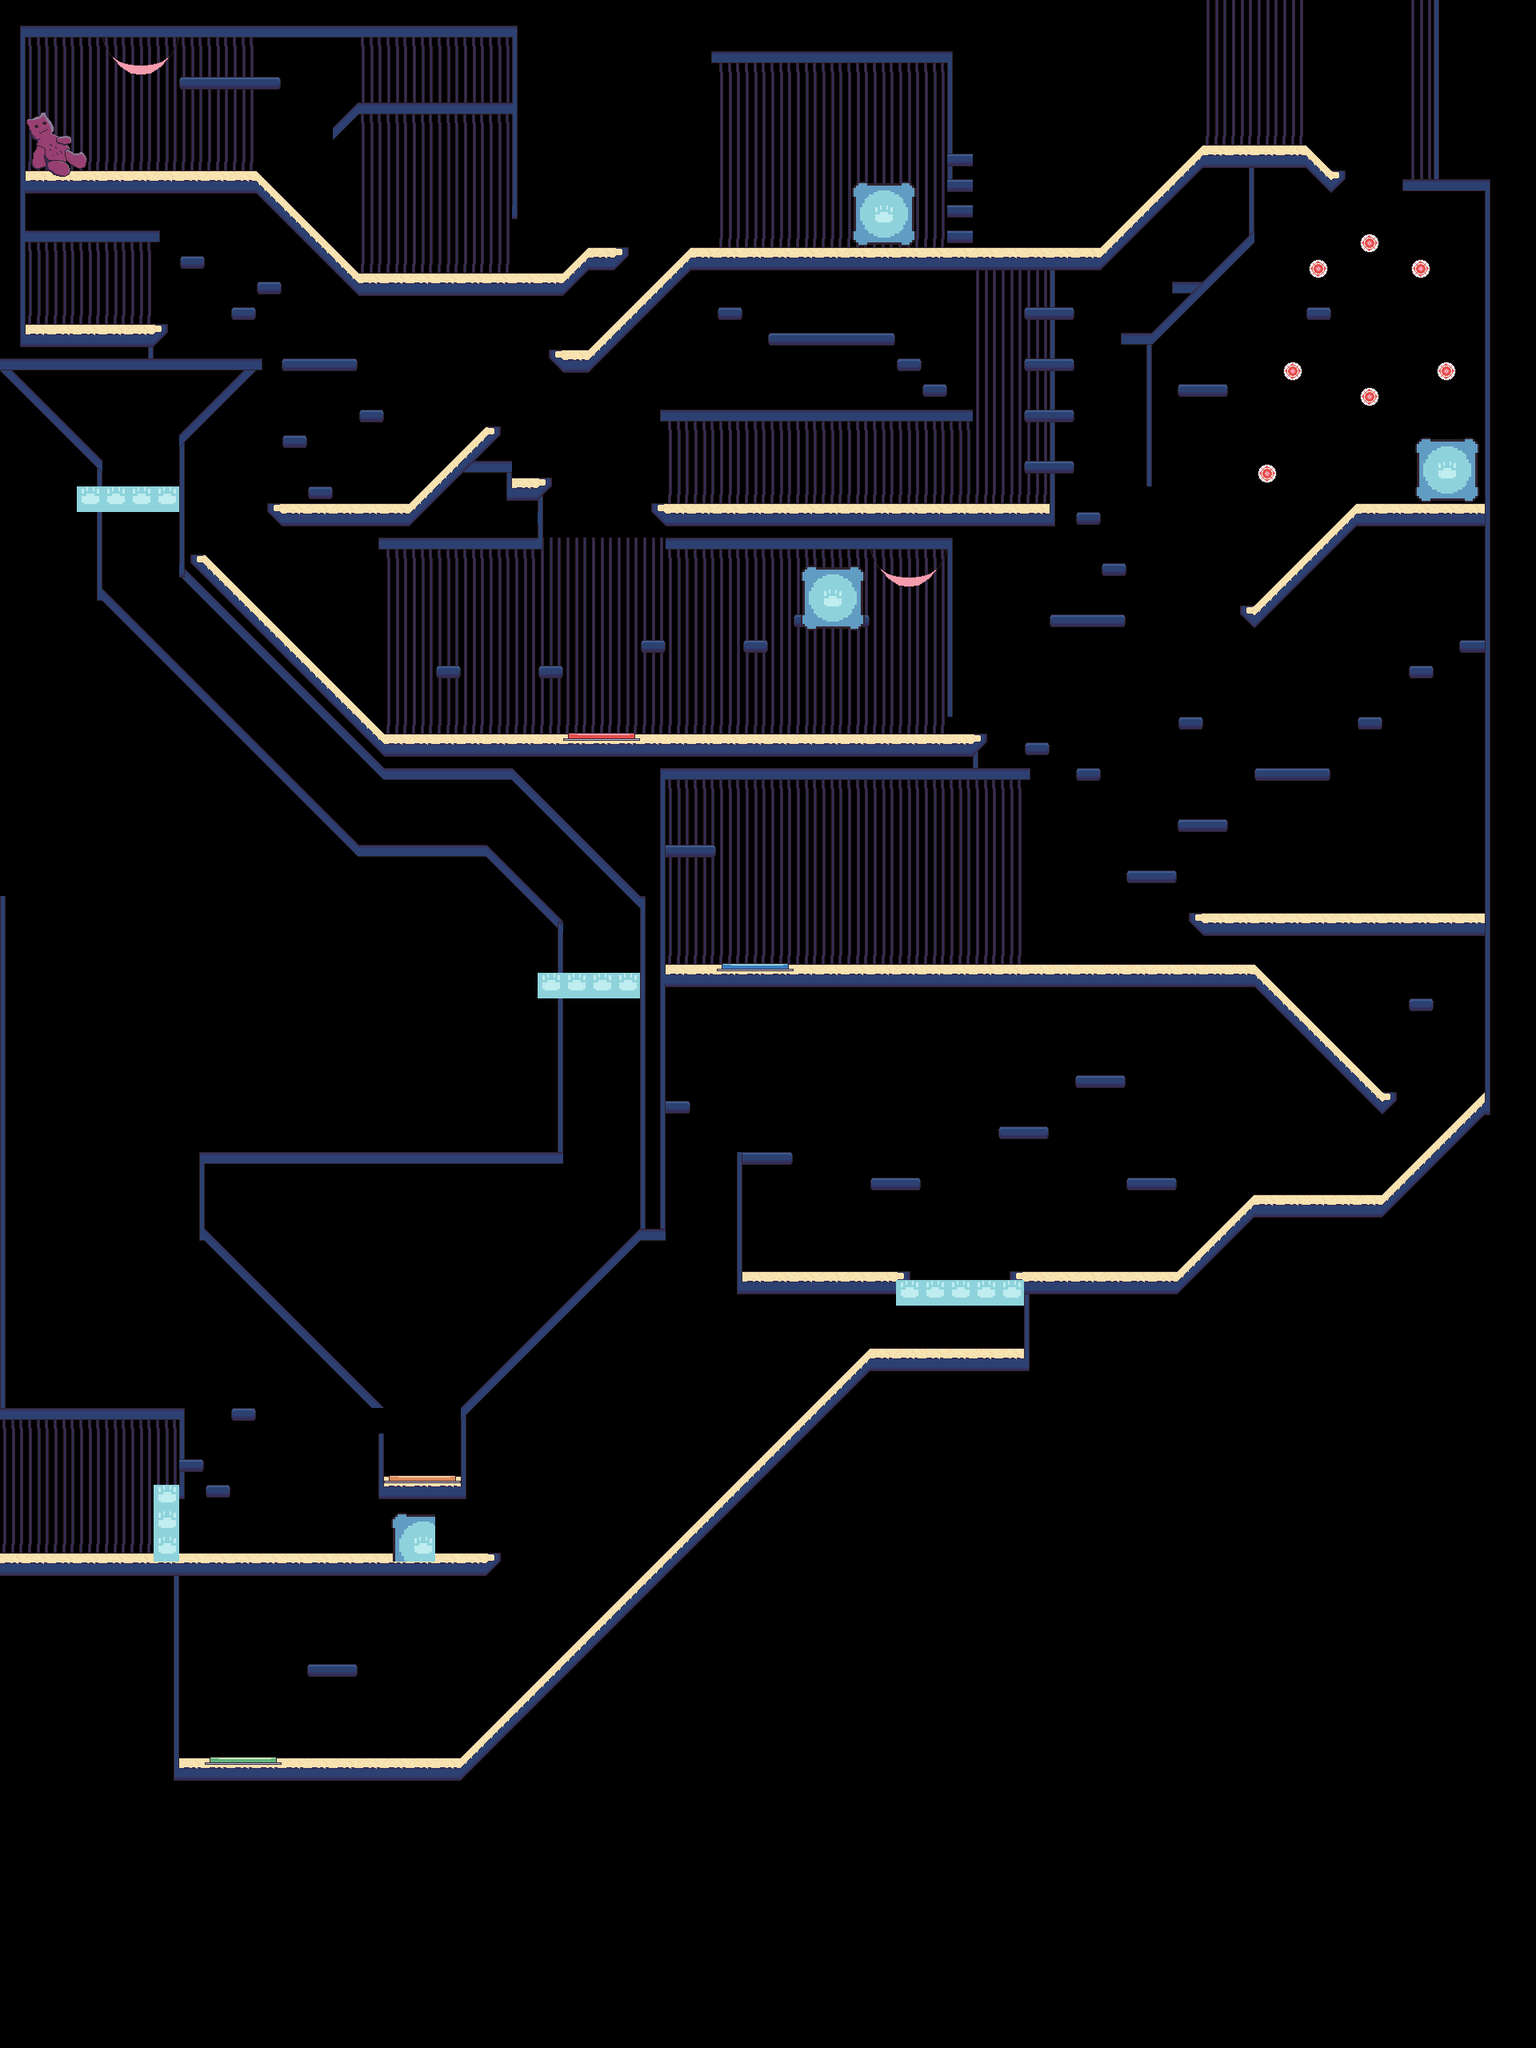

A level layout from a 2D game, rendered from its tile map. Below: a short description, then the map file with tile-grid data replaced by summaries:
An orthogonal 60x80 tile map with 32x32 px tiles, 5 tile layers (Tile Layer 1, Item layer, Tile Layer 2, drawing, ...) and 69 objects (22x food).

<map version="1.8" tiledversion="1.8.5" orientation="orthogonal" renderorder="right-down" width="60" height="80" tilewidth="32" tileheight="32" infinite="0" nextlayerid="13" nextobjectid="63">
 <tileset firstgid="1" name="tileset" tilewidth="32" tileheight="32" tilecount="100" columns="10">
  <image source="tileset.png" width="320" height="320" />
  <tile id="0">
   <properties>
    <property name="collides" type="bool" value="true" />
   </properties>
   <objectgroup draworder="index">
    <object id="2" x="0" y="32">
     <polygon points="0,0 0,-5 5.9375,-5 5.9375,-11.9375 31.875,-11.875 32,0" />
    </object>
   </objectgroup>
  </tile>
  <tile id="1">
   <properties>
    <property name="collides" type="bool" value="true" />
   </properties>
  </tile>
  <tile id="2">
   <properties>
    <property name="collides" type="bool" value="true" />
   </properties>
   <objectgroup draworder="index">
    <object id="1" x="32" y="32">
     <polygon points="0,0 0,-5 -5.9375,-5 -5.9375,-11.9375 -31.875,-11.875 -32,0" />
    </object>
   </objectgroup>
  </tile>
  <tile id="3">
   <properties>
    <property name="collides" type="bool" value="true" />
   </properties>
   <objectgroup draworder="index">
    <object id="1" x="0" y="32">
     <polygon points="0,0 0,-5 5.9375,-5 5.9375,-11.9375 31.875,-11.875 32,0" />
    </object>
   </objectgroup>
  </tile>
  <tile id="4">
   <properties>
    <property name="collides" type="bool" value="true" />
   </properties>
   <objectgroup draworder="index">
    <object id="1" x="0" y="20" width="32" height="12" />
   </objectgroup>
  </tile>
  <tile id="5">
   <properties>
    <property name="collides" type="bool" value="true" />
   </properties>
   <objectgroup draworder="index">
    <object id="1" x="32" y="32">
     <polygon points="0,0 0,-5 -5.9375,-5 -5.9375,-11.9375 -31.875,-11.875 -32,0" />
    </object>
   </objectgroup>
  </tile>
  <tile id="6">
   <properties>
    <property name="collides" type="bool" value="false" />
   </properties>
  </tile>
  <tile id="7">
   <properties>
    <property name="collides" type="bool" value="false" />
   </properties>
  </tile>
  <tile id="8">
   <properties>
    <property name="collides" type="bool" value="false" />
   </properties>
  </tile>
  <tile id="9">
   <properties>
    <property name="collides" type="bool" value="false" />
   </properties>
  </tile>
  <tile id="10">
   <properties>
    <property name="collides" type="bool" value="true" />
   </properties>
   <objectgroup draworder="index">
    <object id="1" x="0" y="32">
     <polygon points="0,0 0,-5 5.9375,-5 5.9375,-11.9375 31.875,-11.875 32,0" />
    </object>
   </objectgroup>
  </tile>
  <tile id="11">
   <properties>
    <property name="collides" type="bool" value="true" />
   </properties>
   <objectgroup draworder="index">
    <object id="1" x="0" y="20" width="32" height="12" />
   </objectgroup>
  </tile>
  <tile id="12">
   <properties>
    <property name="collides" type="bool" value="true" />
   </properties>
   <objectgroup draworder="index">
    <object id="1" x="32" y="32">
     <polygon points="0,0 0,-5 -5.9375,-5 -5.9375,-11.9375 -31.875,-11.875 -32,0" />
    </object>
   </objectgroup>
  </tile>
  <tile id="13">
   <properties>
    <property name="collides" type="bool" value="true" />
   </properties>
   <objectgroup draworder="index">
    <object id="1" x="0" y="32">
     <polygon points="0,0 0,-5 5.9375,-5 5.9375,-11.9375 31.875,-11.875 32,0" />
    </object>
   </objectgroup>
  </tile>
  <tile id="14">
   <properties>
    <property name="collides" type="bool" value="true" />
   </properties>
   <objectgroup draworder="index">
    <object id="1" x="0" y="20" width="32" height="12" />
   </objectgroup>
  </tile>
  <tile id="15">
   <properties>
    <property name="collides" type="bool" value="true" />
   </properties>
   <objectgroup draworder="index">
    <object id="1" x="32" y="32">
     <polygon points="0,0 0,-5 -5.9375,-5 -5.9375,-11.9375 -31.875,-11.875 -32,0" />
    </object>
   </objectgroup>
  </tile>
  <tile id="16">
   <properties>
    <property name="collides" type="bool" value="false" />
   </properties>
  </tile>
  <tile id="17">
   <properties>
    <property name="collides" type="bool" value="true" />
   </properties>
   <objectgroup draworder="index">
    <object id="1" x="0" y="0" width="7" height="15" />
   </objectgroup>
  </tile>
  <tile id="18">
   <properties>
    <property name="collides" type="bool" value="true" />
   </properties>
   <objectgroup draworder="index">
    <object id="1" x="0" y="0" width="7" height="32" />
   </objectgroup>
  </tile>
  <tile id="19">
   <properties>
    <property name="collides" type="bool" value="false" />
   </properties>
  </tile>
  <tile id="20">
   <properties>
    <property name="collides" type="bool" value="false" />
   </properties>
  </tile>
  <tile id="21">
   <properties>
    <property name="collides" type="bool" value="false" />
   </properties>
  </tile>
  <tile id="22">
   <properties>
    <property name="collides" type="bool" value="false" />
   </properties>
  </tile>
  <tile id="23">
   <properties>
    <property name="collides" type="bool" value="true" />
   </properties>
   <objectgroup draworder="index">
    <object id="1" x="25" y="0" width="7" height="32" />
   </objectgroup>
  </tile>
  <tile id="24">
   <properties>
    <property name="collides" type="bool" value="true" />
   </properties>
   <objectgroup draworder="index">
    <object id="1" x="25" y="0" width="7" height="15" />
   </objectgroup>
  </tile>
  <tile id="25">
   <properties>
    <property name="collides" type="bool" value="true" />
   </properties>
   <objectgroup draworder="index">
    <object id="1" x="0" y="0" width="32" height="15" />
   </objectgroup>
  </tile>
  <tile id="26">
   <properties>
    <property name="collides" type="bool" value="true" />
   </properties>
   <objectgroup draworder="index">
    <object id="1" x="0" y="0" width="8" height="14.9565" />
   </objectgroup>
  </tile>
  <tile id="27">
   <properties>
    <property name="collides" type="bool" value="true" />
   </properties>
   <objectgroup draworder="index">
    <object id="1" x="0" y="0" width="7" height="32" />
   </objectgroup>
  </tile>
  <tile id="28">
   <properties>
    <property name="collides" type="bool" value="true" />
   </properties>
   <objectgroup draworder="index" id="3">
    <object id="3" x="0" y="17">
     <polygon points="0,0 14.9634,14.985 32.0078,14.9961 0.0078125,-17.0039" />
    </object>
   </objectgroup>
  </tile>
  <tile id="29">
   <properties>
    <property name="collides" type="bool" value="true" />
   </properties>
   <objectgroup draworder="index" id="2">
    <object id="3" x="31.98" y="17">
     <polygon points="0,0 -14.9634,14.985 -32.0078,14.9961 -0.0078125,-17.0039" />
    </object>
   </objectgroup>
  </tile>
  <tile id="30">
   <properties>
    <property name="collides" type="bool" value="false" />
   </properties>
  </tile>
  <tile id="31">
   <properties>
    <property name="collides" type="bool" value="false" />
   </properties>
  </tile>
  <tile id="32">
   <properties>
    <property name="collides" type="bool" value="false" />
   </properties>
  </tile>
  <tile id="33">
   <properties>
    <property name="collides" type="bool" value="true" />
   </properties>
   <objectgroup draworder="index">
    <object id="1" x="25" y="0" width="7" height="32" />
   </objectgroup>
  </tile>
  <tile id="34">
   <properties>
    <property name="collides" type="bool" value="false" />
   </properties>
  </tile>
  <tile id="35">
   <properties>
    <property name="collides" type="bool" value="false" />
   </properties>
  </tile>
  <tile id="36">
   <properties>
    <property name="collides" type="bool" value="false" />
   </properties>
  </tile>
  <tile id="37">
   <properties>
    <property name="collides" type="bool" value="true" />
   </properties>
   <objectgroup draworder="index">
    <object id="1" x="0" y="0" width="7" height="32" />
   </objectgroup>
  </tile>
  <tile id="38">
   <properties>
    <property name="collides" type="bool" value="true" />
   </properties>
   <objectgroup draworder="index">
    <object id="1" x="17.1875" y="0.0625">
     <polygon points="0,0 14.75,14.8125 14.8125,-0.0625" />
    </object>
   </objectgroup>
  </tile>
  <tile id="39">
   <properties>
    <property name="collides" type="bool" value="true" />
   </properties>
   <objectgroup draworder="index">
    <object id="1" x="15" y="-0.0625">
     <polygon points="0,0 -15.1875,15.1875 -15,0.0625" />
    </object>
   </objectgroup>
  </tile>
  <tile id="40">
   <properties>
    <property name="collides" type="bool" value="false" />
   </properties>
  </tile>
  <tile id="41">
   <properties>
    <property name="collides" type="bool" value="false" />
   </properties>
  </tile>
  <tile id="42">
   <properties>
    <property name="collides" type="bool" value="false" />
   </properties>
  </tile>
  <tile id="43">
   <properties>
    <property name="collides" type="bool" value="true" />
   </properties>
   <objectgroup draworder="index">
    <object id="1" x="25" y="0" width="7" height="18" />
   </objectgroup>
  </tile>
  <tile id="44">
   <properties>
    <property name="collides" type="bool" value="true" />
   </properties>
   <objectgroup draworder="index">
    <object id="2" x="-0.0078125" y="17.0039">
     <polygon points="0,0 14.9634,14.985 32.0078,14.9961 0.0078125,-17.0039" />
    </object>
   </objectgroup>
  </tile>
  <tile id="45">
   <properties>
    <property name="collides" type="bool" value="false" />
   </properties>
  </tile>
  <tile id="46">
   <properties>
    <property name="collides" type="bool" value="true" />
   </properties>
   <objectgroup draworder="index">
    <object id="2" x="31.9792" y="17.0015">
     <polygon points="0,0 -14.9634,14.985 -32.0078,14.9961 -0.0078125,-17.0039" />
    </object>
   </objectgroup>
  </tile>
  <tile id="47">
   <properties>
    <property name="collides" type="bool" value="true" />
   </properties>
   <objectgroup draworder="index">
    <object id="1" x="0" y="0" width="7" height="18" />
   </objectgroup>
  </tile>
  <tile id="48">
   <properties>
    <property name="collides" type="bool" value="true" />
   </properties>
   <objectgroup draworder="index">
    <object id="1" x="0" y="0" width="31.875" height="14.9375" />
   </objectgroup>
  </tile>
  <tile id="49">
   <properties>
    <property name="collides" type="bool" value="false" />
   </properties>
  </tile>
  <tile id="50">
   <properties>
    <property name="collides" type="bool" value="false" />
   </properties>
  </tile>
  <tile id="51">
   <properties>
    <property name="collides" type="bool" value="false" />
   </properties>
  </tile>
  <tile id="52">
   <properties>
    <property name="collides" type="bool" value="false" />
   </properties>
  </tile>
  <tile id="53">
   <properties>
    <property name="collides" type="bool" value="false" />
   </properties>
  </tile>
  <tile id="54">
   <properties>
    <property name="collides" type="bool" value="true" />
   </properties>
   <objectgroup draworder="index">
    <object id="1" x="15" y="0.0869565">
     <polygon points="0.0869565,0 17.0614,16.8421 17.0122,-0.0850611" />
    </object>
   </objectgroup>
  </tile>
  <tile id="55">
   <properties>
    <property name="collides" type="bool" value="true" />
   </properties>
   <objectgroup draworder="index">
    <object id="3" x="0" y="0" width="32" height="18" />
   </objectgroup>
  </tile>
  <tile id="56">
   <properties>
    <property name="collides" type="bool" value="true" />
   </properties>
   <objectgroup draworder="index">
    <object id="1" x="17" y="0">
     <polygon points="-0.0869565,0 -17.0614,16.8421 -17.0122,-0.0850611" />
    </object>
   </objectgroup>
  </tile>
  <tile id="57">
   <properties>
    <property name="collides" type="bool" value="true" />
   </properties>
   <objectgroup draworder="index">
    <object id="1" x="0.0434783" y="0" width="32" height="16" />
   </objectgroup>
  </tile>
  <tile id="58">
   <properties>
    <property name="collides" type="bool" value="true" />
   </properties>
   <objectgroup draworder="index">
    <object id="1" x="0" y="0" width="32" height="16" />
   </objectgroup>
  </tile>
  <tile id="59">
   <properties>
    <property name="collides" type="bool" value="true" />
   </properties>
   <objectgroup draworder="index">
    <object id="2" x="0" y="0" width="31" height="16" />
   </objectgroup>
  </tile>
  <tile id="60">
   <properties>
    <property name="collides" type="bool" value="false" />
   </properties>
  </tile>
  <tile id="61">
   <properties>
    <property name="collides" type="bool" value="false" />
   </properties>
  </tile>
  <tile id="62">
   <properties>
    <property name="collides" type="bool" value="false" />
   </properties>
  </tile>
  <tile id="63">
   <properties>
    <property name="collides" type="bool" value="false" />
   </properties>
  </tile>
  <tile id="64">
   <properties>
    <property name="collides" type="bool" value="false" />
   </properties>
  </tile>
  <tile id="65">
   <properties>
    <property name="collides" type="bool" value="false" />
   </properties>
  </tile>
  <tile id="66">
   <properties>
    <property name="collides" type="bool" value="false" />
   </properties>
  </tile>
  <tile id="67">
   <properties>
    <property name="collides" type="bool" value="false" />
   </properties>
  </tile>
  <tile id="68">
   <properties>
    <property name="collides" type="bool" value="true" />
   </properties>
   <objectgroup draworder="index">
    <object id="2" x="1" y="0" width="31" height="16" />
   </objectgroup>
  </tile>
  <tile id="69">
   <properties>
    <property name="collides" type="bool" value="false" />
   </properties>
  </tile>
  <tile id="70">
   <properties>
    <property name="collides" type="bool" value="true" />
   </properties>
   <objectgroup draworder="index">
    <object id="1" x="9" y="3" width="23" height="29" />
   </objectgroup>
  </tile>
  <tile id="71">
   <properties>
    <property name="collides" type="bool" value="true" />
   </properties>
  </tile>
  <tile id="72">
   <properties>
    <property name="collides" type="bool" value="true" />
   </properties>
   <objectgroup draworder="index">
    <object id="1" x="0" y="3" width="25" height="29" />
   </objectgroup>
  </tile>
  <tile id="73">
   <properties>
    <property name="collides" type="bool" value="true" />
   </properties>
   <objectgroup draworder="index">
    <object id="1" x="31.9375" y="23.4375">
     <polygon points="0,0 -13.4375,-9.4375 -13,-7.25 0,2.5" />
    </object>
   </objectgroup>
  </tile>
  <tile id="74">
   <properties>
    <property name="collides" type="bool" value="true" />
   </properties>
   <objectgroup draworder="index">
    <object id="3" x="0.0625" y="24.4375">
     <polygon points="0,0 31.9375,0.4375 31.8125,2.1875 16.5,5.3125 0,1.75" />
    </object>
   </objectgroup>
  </tile>
  <tile id="75">
   <properties>
    <property name="collides" type="bool" value="true" />
   </properties>
   <objectgroup draworder="index">
    <object id="1" x="0.0625" y="23.125">
     <polygon points="0,0 13.4375,-9.4375 13,-7.25 0,2.5" />
    </object>
   </objectgroup>
  </tile>
  <tile id="76">
   <properties>
    <property name="collides" type="bool" value="false" />
   </properties>
  </tile>
  <tile id="77">
   <properties>
    <property name="collides" type="bool" value="false" />
   </properties>
  </tile>
  <tile id="78">
   <properties>
    <property name="collides" type="bool" value="true" />
   </properties>
   <objectgroup draworder="index" id="2">
    <object id="1" x="5.10367" y="4.50824" width="21.8607" height="22.7964">
     <ellipse />
    </object>
   </objectgroup>
  </tile>
  <tile id="79">
   <properties>
    <property name="collides" type="bool" value="false" />
   </properties>
  </tile>
  <tile id="80">
   <properties>
    <property name="collides" type="bool" value="true" />
   </properties>
   <objectgroup draworder="index">
    <object id="1" x="11" y="0" width="21" height="32" />
   </objectgroup>
  </tile>
  <tile id="81">
   <properties>
    <property name="collides" type="bool" value="true" />
   </properties>
  </tile>
  <tile id="82">
   <properties>
    <property name="collides" type="bool" value="true" />
   </properties>
   <objectgroup draworder="index">
    <object id="1" x="0" y="0" width="23" height="32" />
   </objectgroup>
  </tile>
  <tile id="83">
   <properties>
    <property name="collides" type="bool" value="false" />
   </properties>
  </tile>
  <tile id="84">
   <properties>
    <property name="collides" type="bool" value="false" />
   </properties>
  </tile>
  <tile id="85">
   <properties>
    <property name="collides" type="bool" value="false" />
   </properties>
  </tile>
  <tile id="86">
   <properties>
    <property name="collides" type="bool" value="false" />
   </properties>
  </tile>
  <tile id="87">
   <properties>
    <property name="collides" type="bool" value="false" />
   </properties>
  </tile>
  <tile id="88">
   <properties>
    <property name="collides" type="bool" value="false" />
   </properties>
  </tile>
  <tile id="89">
   <properties>
    <property name="collides" type="bool" value="false" />
   </properties>
  </tile>
  <tile id="90">
   <properties>
    <property name="collides" type="bool" value="true" />
   </properties>
   <objectgroup draworder="index">
    <object id="1" x="9" y="0" width="23" height="20" />
   </objectgroup>
  </tile>
  <tile id="91">
   <properties>
    <property name="collides" type="bool" value="true" />
   </properties>
   <objectgroup draworder="index">
    <object id="1" x="0" y="0" width="32" height="18" />
   </objectgroup>
  </tile>
  <tile id="92">
   <properties>
    <property name="collides" type="bool" value="true" />
   </properties>
   <objectgroup draworder="index">
    <object id="4" x="0" y="0" width="25" height="20" />
   </objectgroup>
  </tile>
  <tile id="93">
   <properties>
    <property name="collides" type="bool" value="false" />
   </properties>
  </tile>
  <tile id="94">
   <properties>
    <property name="collides" type="bool" value="false" />
   </properties>
  </tile>
  <tile id="95">
   <properties>
    <property name="collides" type="bool" value="false" />
   </properties>
  </tile>
  <tile id="96">
   <properties>
    <property name="collides" type="bool" value="false" />
   </properties>
  </tile>
  <tile id="97">
   <properties>
    <property name="collides" type="bool" value="false" />
   </properties>
  </tile>
  <tile id="98">
   <properties>
    <property name="collides" type="bool" value="false" />
   </properties>
  </tile>
  <tile id="99">
   <properties>
    <property name="collides" type="bool" value="false" />
   </properties>
  </tile>
 </tileset>
 <layer id="1" name="Tile Layer 1" width="60" height="80">
  <data>[4800 cells, 1349 non-empty, 32 distinct tile ids]</data>
 </layer>
 <layer id="8" name="Item layer" width="60" height="80">
  <data>[4800 cells, 0 non-empty, 0 distinct tile ids]</data>
 </layer>
 <objectgroup id="11" name="Collectibles">
  <object id="20" name="food" gid="7" x="160" y="90.5" width="32" height="32" />
  <object id="21" name="food" gid="7" x="551" y="129" width="32" height="32" />
  <object id="22" name="food" gid="7" x="95.5" y="289" width="32" height="32" />
  </objectgroup>
 <layer id="5" name="Tile Layer 2" width="60" height="80">
  <data>[4800 cells, 224 non-empty, 31 distinct tile ids]</data>
 </layer>
 <layer id="12" name="drawing" width="60" height="80">
  <data>[4800 cells, 84 non-empty, 24 distinct tile ids]</data>
 </layer>
 <layer id="9" name="Tile Layer 3" width="60" height="80">
  <data>[4800 cells, 11 non-empty, 11 distinct tile ids]</data>
 </layer>
</map>
<!-- 19 of 69 objects omitted -->
